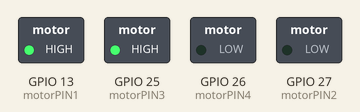
The program below on a simulated ESP32. On the bench: switched loads named in the program (green lamp = pin HIGH).

Above: at 0.1 s.
Timing chart, 0 to 1.6 s (numbered marks = the images above):
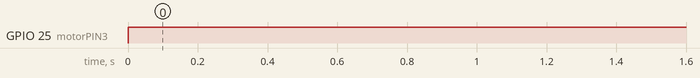

Measured:
- by itself, GPIO 25 (motorPIN3): LOW → HIGH at 0.00 s

The program:

main.cpp
```cpp
#include <Arduino.h>

const int motorPIN1 = 13;
const int motorPIN2 = 27;
const int motorPIN3 = 25;
const int motorPIN4 = 26;

void setup() {
  // put your setup code here, to run once:
 pinMode(motorPIN1, OUTPUT);
 pinMode(motorPIN2, OUTPUT);
 pinMode(motorPIN3, OUTPUT);
 pinMode(motorPIN4, OUTPUT);
}


void loop() {
  // put your main code here, to run repeatedly:
  digitalWrite(motorPIN1,HIGH);
  digitalWrite(motorPIN2,LOW);
  digitalWrite(motorPIN3,HIGH);
  digitalWrite(motorPIN4,LOW);
  delay(1000);
}
```
